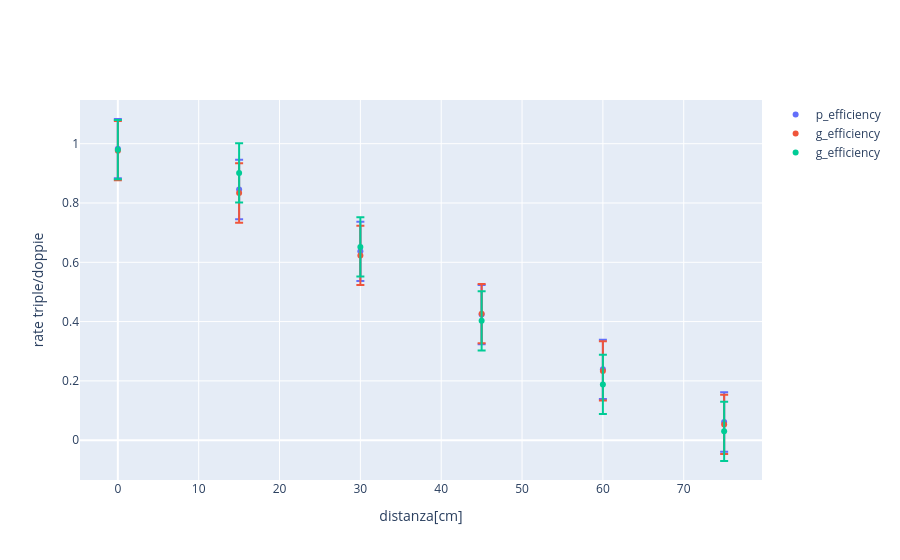

The cell this chart's notebook holds for it:
### Markdown cell above
# Misure

### Code cell
fig = go.Figure()

fig.add_trace( go.Scatter( x = df_P['p_distanza[cm]'] , y = ((df_P[' pgm_triple'])/(df_P[' gm_doppie'])) , mode = 'markers' , name = 'p_efficiency' , error_y = dict( type='data' , array=0.1*np.ones_like(df_P['p_distanza[cm]']) , visible = True)))


fig.add_trace( go.Scatter( x = df_G['g_distanza[cm]'] , y = ((df_G[' pgm_triple'])/(df_G[' pm_doppie'])) , mode = 'markers' , name = 'g_efficiency' , error_y = dict( type='data' , array=0.1*np.ones_like(df_G['g_distanza[cm]']) , visible = True)))

fig.add_trace( go.Scatter( x = df_M['m_distanza[cm]'] , y = ((df_M[' pgm_triple'])/(df_M[' pg_doppie'])) , mode = 'markers' , name = 'g_efficiency' , error_y = dict( type='data' , array=0.1*np.ones_like(df_M['m_distanza[cm]']) , visible = True)))


fig.update_xaxes( title_text = 'distanza[cm]')
fig.update_yaxes( title_text = 'rate triple/doppie')
fig.show()

### Figure 1 — Plotly figure (JSON) as saved in the notebook; plotly's stock layout.template omitted (floating-point values rounded to 4 significant figures)
{"data": [{"error_y": {"array": [0.1, 0.1, 0.1, 0.1, 0.1, 0.1], "type": "data", "visible": true}, "mode": "markers", "name": "p_efficiency", "type": "scatter", "x": [0, 15, 30, 45, 60, 75], "y": [0.9833, 0.8456, 0.6369, 0.4237, 0.2389, 0.0614]}, {"error_y": {"array": [0.1, 0.1, 0.1, 0.1, 0.1, 0.1], "type": "data", "visible": true}, "mode": "markers", "name": "g_efficiency", "type": "scatter", "x": [0, 15, 30, 45, 60, 75], "y": [0.9765, 0.8338, 0.6233, 0.4266, 0.2335, 0.05311]}, {"error_y": {"array": [0.1, 0.1, 0.1, 0.1, 0.1, 0.1], "type": "data", "visible": true}, "mode": "markers", "name": "g_efficiency", "type": "scatter", "x": [0, 15, 30, 45, 60, 75], "y": [0.9797, 0.9015, 0.6518, 0.4027, 0.1882, 0.02979]}], "layout": {"xaxis": {"title": {"text": "distanza[cm]"}}, "yaxis": {"title": {"text": "rate triple/doppie"}}}}
